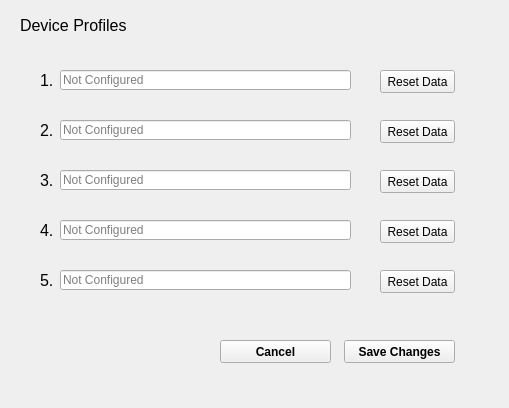
<?xml version="1.0" encoding="UTF-8"?>
<ui version="4.0">
 <class>ProfilesMenu</class>
 <widget class="QWidget" name="ProfilesMenu">
  <property name="geometry">
   <rect>
    <x>0</x>
    <y>0</y>
    <width>509</width>
    <height>408</height>
   </rect>
  </property>
  <property name="windowTitle">
   <string>Device Profiles</string>
  </property>
  <widget class="QLabel" name="label">
   <property name="geometry">
    <rect>
     <x>20</x>
     <y>10</y>
     <width>111</width>
     <height>31</height>
    </rect>
   </property>
   <property name="font">
    <font>
     <pointsize>12</pointsize>
    </font>
   </property>
   <property name="text">
    <string>Device Profiles</string>
   </property>
  </widget>
  <widget class="QLabel" name="P1Label">
   <property name="geometry">
    <rect>
     <x>40</x>
     <y>70</y>
     <width>21</width>
     <height>21</height>
    </rect>
   </property>
   <property name="font">
    <font>
     <pointsize>12</pointsize>
    </font>
   </property>
   <property name="text">
    <string>1.</string>
   </property>
  </widget>
  <widget class="QLineEdit" name="P1TitleEntry">
   <property name="geometry">
    <rect>
     <x>60</x>
     <y>70</y>
     <width>291</width>
     <height>20</height>
    </rect>
   </property>
   <property name="placeholderText">
    <string>Not Configured</string>
   </property>
  </widget>
  <widget class="QPushButton" name="P1ResetButton">
   <property name="geometry">
    <rect>
     <x>380</x>
     <y>70</y>
     <width>75</width>
     <height>23</height>
    </rect>
   </property>
   <property name="text">
    <string>Reset Data</string>
   </property>
  </widget>
  <widget class="QLabel" name="P2Label">
   <property name="geometry">
    <rect>
     <x>40</x>
     <y>120</y>
     <width>21</width>
     <height>21</height>
    </rect>
   </property>
   <property name="font">
    <font>
     <pointsize>12</pointsize>
    </font>
   </property>
   <property name="text">
    <string>2.</string>
   </property>
  </widget>
  <widget class="QLineEdit" name="P2TitleEntry">
   <property name="geometry">
    <rect>
     <x>60</x>
     <y>120</y>
     <width>291</width>
     <height>20</height>
    </rect>
   </property>
   <property name="placeholderText">
    <string>Not Configured</string>
   </property>
  </widget>
  <widget class="QPushButton" name="P2ResetButton">
   <property name="geometry">
    <rect>
     <x>380</x>
     <y>120</y>
     <width>75</width>
     <height>23</height>
    </rect>
   </property>
   <property name="text">
    <string>Reset Data</string>
   </property>
  </widget>
  <widget class="QLabel" name="P3Label">
   <property name="geometry">
    <rect>
     <x>40</x>
     <y>170</y>
     <width>21</width>
     <height>21</height>
    </rect>
   </property>
   <property name="font">
    <font>
     <pointsize>12</pointsize>
    </font>
   </property>
   <property name="text">
    <string>3.</string>
   </property>
  </widget>
  <widget class="QLineEdit" name="P3TitleEntry">
   <property name="geometry">
    <rect>
     <x>60</x>
     <y>170</y>
     <width>291</width>
     <height>20</height>
    </rect>
   </property>
   <property name="placeholderText">
    <string>Not Configured</string>
   </property>
  </widget>
  <widget class="QPushButton" name="P3ResetButton">
   <property name="geometry">
    <rect>
     <x>380</x>
     <y>170</y>
     <width>75</width>
     <height>23</height>
    </rect>
   </property>
   <property name="text">
    <string>Reset Data</string>
   </property>
  </widget>
  <widget class="QLabel" name="P4Label">
   <property name="geometry">
    <rect>
     <x>40</x>
     <y>220</y>
     <width>21</width>
     <height>21</height>
    </rect>
   </property>
   <property name="font">
    <font>
     <pointsize>12</pointsize>
    </font>
   </property>
   <property name="text">
    <string>4.</string>
   </property>
  </widget>
  <widget class="QLineEdit" name="P4TitleEntry">
   <property name="geometry">
    <rect>
     <x>60</x>
     <y>220</y>
     <width>291</width>
     <height>20</height>
    </rect>
   </property>
   <property name="placeholderText">
    <string>Not Configured</string>
   </property>
  </widget>
  <widget class="QPushButton" name="P4ResetButton">
   <property name="geometry">
    <rect>
     <x>380</x>
     <y>220</y>
     <width>75</width>
     <height>23</height>
    </rect>
   </property>
   <property name="text">
    <string>Reset Data</string>
   </property>
  </widget>
  <widget class="QLabel" name="P5Label">
   <property name="geometry">
    <rect>
     <x>40</x>
     <y>270</y>
     <width>21</width>
     <height>21</height>
    </rect>
   </property>
   <property name="font">
    <font>
     <pointsize>12</pointsize>
    </font>
   </property>
   <property name="text">
    <string>5.</string>
   </property>
  </widget>
  <widget class="QLineEdit" name="P5TitleEntry">
   <property name="geometry">
    <rect>
     <x>60</x>
     <y>270</y>
     <width>291</width>
     <height>20</height>
    </rect>
   </property>
   <property name="text">
    <string/>
   </property>
   <property name="placeholderText">
    <string>Not Configured</string>
   </property>
  </widget>
  <widget class="QPushButton" name="P5ResetButton">
   <property name="geometry">
    <rect>
     <x>380</x>
     <y>270</y>
     <width>75</width>
     <height>23</height>
    </rect>
   </property>
   <property name="text">
    <string>Reset Data</string>
   </property>
  </widget>
  <widget class="QPushButton" name="SaveProfilesButton">
   <property name="geometry">
    <rect>
     <x>344</x>
     <y>340</y>
     <width>111</width>
     <height>23</height>
    </rect>
   </property>
   <property name="font">
    <font>
     <weight>75</weight>
     <bold>true</bold>
    </font>
   </property>
   <property name="text">
    <string>Save Changes</string>
   </property>
  </widget>
  <widget class="QPushButton" name="CancelProfilesButton">
   <property name="geometry">
    <rect>
     <x>220</x>
     <y>340</y>
     <width>111</width>
     <height>23</height>
    </rect>
   </property>
   <property name="font">
    <font>
     <weight>75</weight>
     <bold>true</bold>
    </font>
   </property>
   <property name="text">
    <string>Cancel</string>
   </property>
  </widget>
 </widget>
 <resources/>
 <connections/>
</ui>
